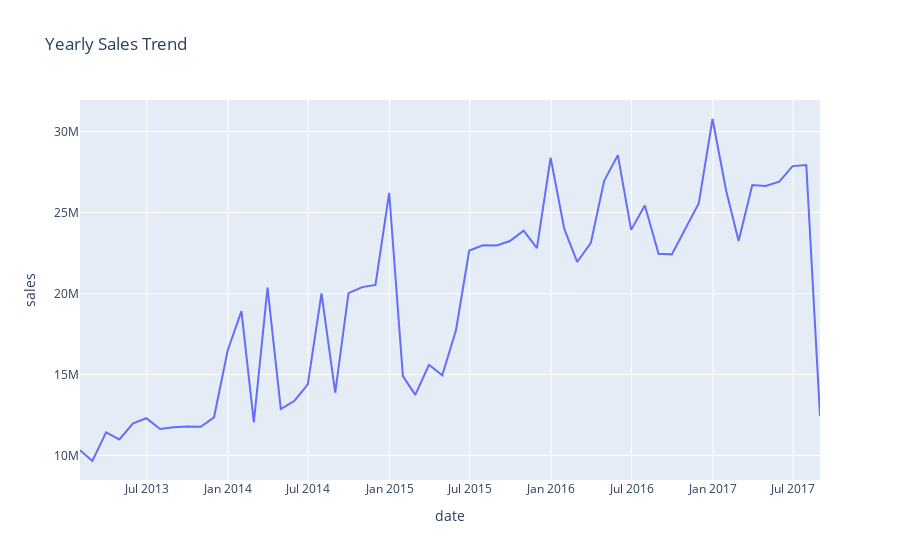

This figure's notebook cell:
### Markdown cell above
#### Q3 Compare the sales for each month across the years and determine which month of which year had the highest sales.

### Code cell
###resample or groupby

# Downsample to monthly data by taking the mean
monthly_data = combined_hso_df_2.sales.resample('ME').sum()



fig = px.line(monthly_data, x=monthly_data.index, y='sales', title='Yearly Sales Trend')

# Show the plot
fig.show()
